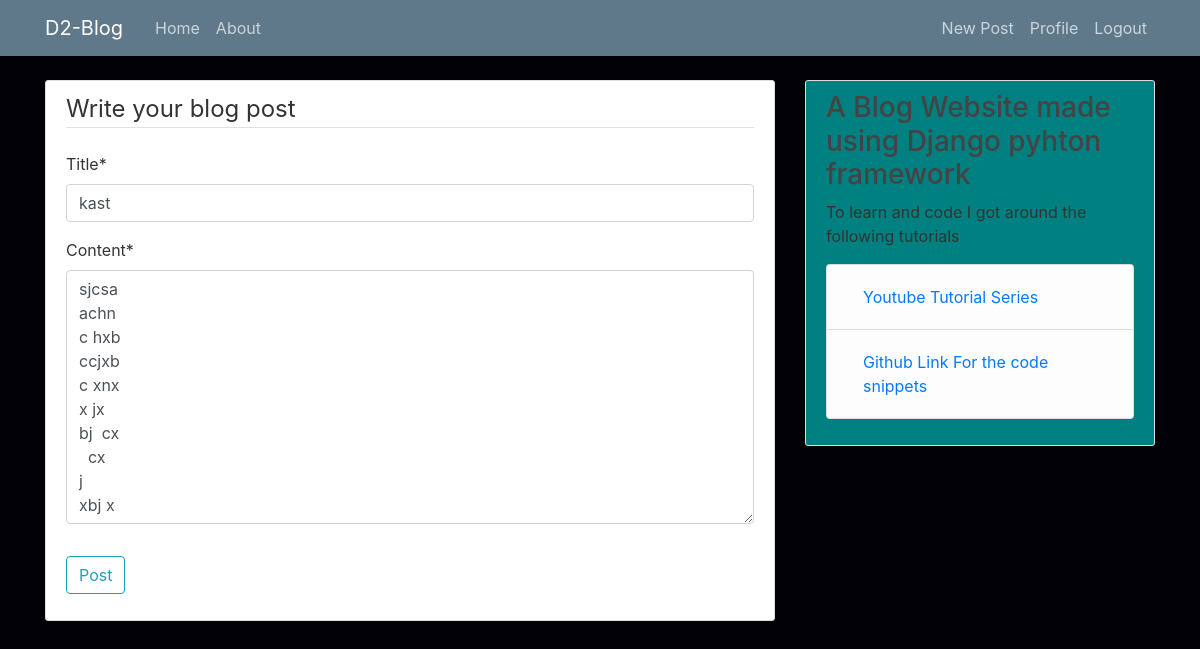
The app's page /post/15/update/ (signed in) with its own data.
### blog/models.py (models this page shows, shortened)
class Post(models.Model):
    title = models.CharField(max_length=100)
    content = models.TextField()
    date_posted = models.DateTimeField(default=timezone.now)
    author = models.ForeignKey(User, on_delete=models.CASCADE)

### blog/views.py (the view, shortened to what this page needs)
# urls.py: path('post/<int:pk>/update/', PostUpdateView.as_view(), name='post-update'),
class PostUpdateView(LoginRequiredMixin,UserPassesTestMixin, UpdateView):
    model = Post
    fields = ['title', 'content']
    def test_func(self):
        post = self.get_object()
        if self.request.user == post.author:
            return True
        return False

### blog/templates/blog/post_form.html (shortened to what this page needs)
{% extends "blog/base.html" %}
{% load crispy_forms_tags %}
{% block content %}
   <div class="content-section">
        <form method="POST">
            <fieldset class="form-group">
                <legend class="border-bottom mb-4">
                    Write your blog post
                </legend>
                {{ form|crispy }}
            </fieldset>
            <div class="form-group">
                <button class="btn btn-outline-info" type="submit">Post</button>
            </div>
        </form>
   </div>
{% endblock content %}

### blog/static/blog/main.css (style rules this page uses)
body { background: #fafafa; color: #333333; margin-top: 5rem; }
.content-section { background: #ffffff; padding: 10px 20px; border: 1px solid #dddddd; border-radius: 3px; margin-bottom: 20px; }

### records on screen
Post: title "kast", content "sjcsa achn c hxb ccjxb c xnx x jx bj cx cx j xbj x"
